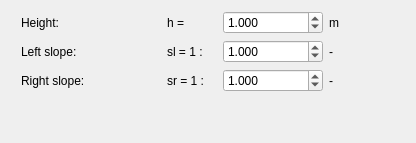
     <widget class="QWidget" name="page">
      <layout class="QGridLayout" name="gridLayout_17">
       <item row="1" column="2">
        <widget class="QDoubleSpinBox" name="doubleSpinBoxTriaLeftSl">
         <property name="minimumSize">
          <size>
           <width>100</width>
           <height>0</height>
          </size>
         </property>
         <property name="maximumSize">
          <size>
           <width>100</width>
           <height>16777215</height>
          </size>
         </property>
         <property name="decimals">
          <number>3</number>
         </property>
         <property name="maximum">
          <double>99999999.000000000000000</double>
         </property>
         <property name="singleStep">
          <double>0.100000000000000</double>
         </property>
         <property name="value">
          <double>1.000000000000000</double>
         </property>
        </widget>
       </item>
       <item row="1" column="3">
        <widget class="QLabel" name="label_165">
         <property name="minimumSize">
          <size>
           <width>30</width>
           <height>0</height>
          </size>
         </property>
         <property name="maximumSize">
          <size>
           <width>30</width>
           <height>16777215</height>
          </size>
         </property>
         <property name="text">
          <string>-</string>
         </property>
        </widget>
       </item>
       <item row="2" column="0">
        <widget class="QLabel" name="label_94">
         <property name="minimumSize">
          <size>
           <width>150</width>
           <height>0</height>
          </size>
         </property>
         <property name="maximumSize">
          <size>
           <width>150</width>
           <height>16777215</height>
          </size>
         </property>
         <property name="text">
          <string>Right slope:</string>
         </property>
         <property name="indent">
          <number>10</number>
         </property>
        </widget>
       </item>
       <item row="2" column="1">
        <widget class="QLabel" name="label_167">
         <property name="minimumSize">
          <size>
           <width>50</width>
           <height>0</height>
          </size>
         </property>
         <property name="maximumSize">
          <size>
           <width>50</width>
           <height>16777215</height>
          </size>
         </property>
         <property name="text">
          <string>sr = 1 :</string>
         </property>
        </widget>
       </item>
       <item row="2" column="2">
        <widget class="QDoubleSpinBox" name="doubleSpinBoxTriaRightSl">
         <property name="minimumSize">
          <size>
           <width>100</width>
           <height>0</height>
          </size>
         </property>
         <property name="maximumSize">
          <size>
           <width>100</width>
           <height>16777215</height>
          </size>
         </property>
         <property name="decimals">
          <number>3</number>
         </property>
         <property name="maximum">
          <double>99999999.000000000000000</double>
         </property>
         <property name="singleStep">
          <double>0.100000000000000</double>
         </property>
         <property name="value">
          <double>1.000000000000000</double>
         </property>
        </widget>
       </item>
       <item row="2" column="3">
        <widget class="QLabel" name="label_166">
         <property name="minimumSize">
          <size>
           <width>30</width>
           <height>0</height>
          </size>
         </property>
         <property name="maximumSize">
          <size>
           <width>30</width>
           <height>16777215</height>
          </size>
         </property>
         <property name="text">
          <string>-</string>
         </property>
        </widget>
       </item>
       <item row="3" column="0" colspan="5">
        <spacer name="verticalSpacer_27">
         <property name="orientation">
          <enum>Qt::Vertical</enum>
         </property>
         <property name="sizeHint" stdset="0">
          <size>
           <width>20</width>
           <height>40</height>
          </size>
         </property>
        </spacer>
       </item>
       <item row="0" column="4" rowspan="3">
        <spacer name="horizontalSpacer_6">
         <property name="orientation">
          <enum>Qt::Horizontal</enum>
         </property>
         <property name="sizeHint" stdset="0">
          <size>
           <width>40</width>
           <height>20</height>
          </size>
         </property>
        </spacer>
       </item>
       <item row="0" column="0">
        <widget class="QLabel" name="label_93">
         <property name="minimumSize">
          <size>
           <width>150</width>
           <height>0</height>
          </size>
         </property>
         <property name="maximumSize">
          <size>
           <width>150</width>
           <height>16777215</height>
          </size>
         </property>
         <property name="text">
          <string>Height:</string>
         </property>
         <property name="indent">
          <number>10</number>
         </property>
        </widget>
       </item>
       <item row="0" column="1">
        <widget class="QLabel" name="label_169">
         <property name="minimumSize">
          <size>
           <width>50</width>
           <height>0</height>
          </size>
         </property>
         <property name="maximumSize">
          <size>
           <width>50</width>
           <height>16777215</height>
          </size>
         </property>
         <property name="text">
          <string>h =</string>
         </property>
        </widget>
       </item>
       <item row="0" column="2">
        <widget class="QDoubleSpinBox" name="doubleSpinBoxTriaHeight">
         <property name="minimumSize">
          <size>
           <width>100</width>
           <height>0</height>
          </size>
         </property>
         <property name="maximumSize">
          <size>
           <width>100</width>
           <height>16777215</height>
          </size>
         </property>
         <property name="decimals">
          <number>3</number>
         </property>
         <property name="maximum">
          <double>99999999.000000000000000</double>
         </property>
         <property name="singleStep">
          <double>0.100000000000000</double>
         </property>
         <property name="value">
          <double>1.000000000000000</double>
         </property>
        </widget>
       </item>
       <item row="0" column="3">
        <widget class="QLabel" name="label_168">
         <property name="minimumSize">
          <size>
           <width>30</width>
           <height>0</height>
          </size>
         </property>
         <property name="maximumSize">
          <size>
           <width>30</width>
           <height>16777215</height>
          </size>
         </property>
         <property name="text">
          <string>m</string>
         </property>
        </widget>
       </item>
       <item row="1" column="0">
        <widget class="QLabel" name="label_90">
         <property name="minimumSize">
          <size>
           <width>150</width>
           <height>0</height>
          </size>
         </property>
         <property name="maximumSize">
          <size>
           <width>150</width>
           <height>16777215</height>
          </size>
         </property>
         <property name="text">
          <string>Left slope:</string>
         </property>
         <property name="indent">
          <number>10</number>
         </property>
        </widget>
       </item>
       <item row="1" column="1">
        <widget class="QLabel" name="label_171">
         <property name="minimumSize">
          <size>
           <width>50</width>
           <height>0</height>
          </size>
         </property>
         <property name="maximumSize">
          <size>
           <width>50</width>
           <height>16777215</height>
          </size>
         </property>
         <property name="text">
          <string>sl = 1 :</string>
         </property>
        </widget>
       </item>
      </layout>
     </widget>
